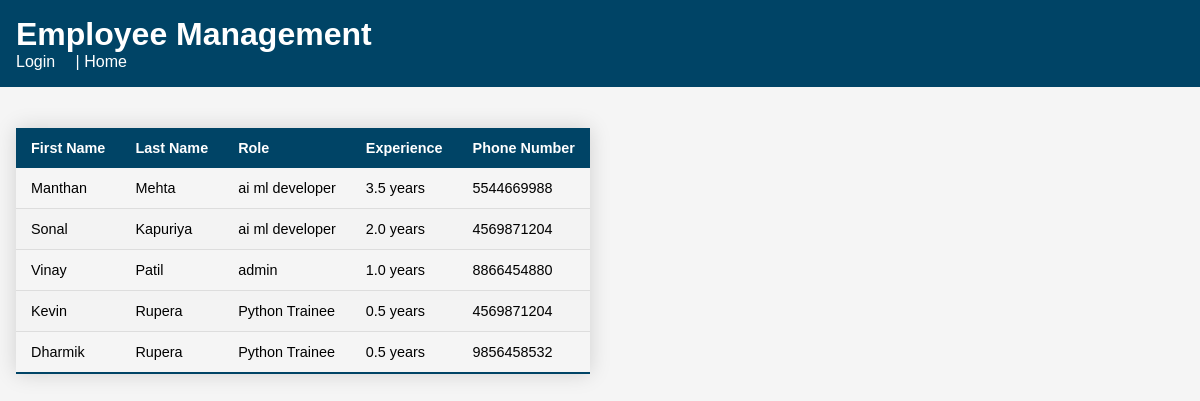
/employees/get_employees, run on the app's committed database.
### models.py (models this page shows)
class Employee(Base):
    __tablename__ = "employees"
    emp_id = Column(Integer, primary_key=True, index=True)
    fname = Column(String, index=True)
    lname = Column(String, index=True)
    role = Column(String)
    gender = Column(String)
    experience = Column(Float)
    address = Column(String)
    phone_number = Column(String, index=True)
    designation = Column(String)

### routers.py (the view)
@router.get("/get_employees")
async def read_all(
    request: Request,
    db: Session = Depends(get_db),
    current_user: models.User = Depends(get_current_user_optional)
):
    role = current_user.role if current_user else "public"
    employees = db.query(Employee).all()
    return templates.TemplateResponse(
        request,
        "index.html",  # new partial template file
        {
            "user_role": role,
            "employees": employees,
        }
    )

### templates/index.html (shortened to what this page needs)
{% extends "base.html" %}
{% block content %}
<table class="styled-table">
    <thead>
        <tr>
            <th>First Name</th>
            <th>Last Name</th>
            <th>Role</th>
            <th>Experience</th>
            <th>Phone Number</th>
        </tr>
    </thead>
    <tbody>
        {% for emp in employees %}
        <tr>
            <td>{{ emp.fname }}</td>
            <td>{{ emp.lname }}</td>
            <td>{{ emp.role }}</td>
            <td>{{ emp.experience }} years</td>
            <td>{{ emp.phone_number }}</td>
        </tr>
        {% endfor %}
    </tbody>
</table>
{% endblock %}

### templates/base.html (shortened to what this page needs)
<!DOCTYPE html>
<html lang="en">
<head>
  <link rel="stylesheet" href="/static/css/style.css">
</head>
<body>
  <header>
    <h1>Employee Management</h1>
    <nav>
      <a href="/login">Login</a> |
      <a href="/employees/get_employees">Home</a>
    </nav>
  </header>
  <main>
    {% block content %}{% endblock %}
  </main>
</body>
</html>

### static/css/style.css (style rules this page uses)
body { font-family: Arial, sans-serif; margin: 0; padding: 0; background: #f5f5f5; }
header { background: #004466; color: white; padding: 1rem; }
header h1 { margin: 0; }
nav a { color: white; margin-right: 1rem; text-decoration: none; }
main { padding: 1rem; }
.styled-table { border-collapse: collapse; margin: 25px 0; font-size: 0.9em; font-family: sans-serif; min-width: 400px; box-shadow: 0 0 20px rgba(0, 0, 0, 0.15); }
.styled-table thead tr { background-color: #004466; color: #ffffff; text-align: left; }
.styled-table th, .styled-table td { padding: 12px 15px; }
.styled-table tbody tr { border-bottom: 1px solid #dddddd; }
.styled-table tbody tr:nth-of-type(even) { background-color: #f3f3f3; }
.styled-table tbody tr:last-of-type { border-bottom: 2px solid #004466; }

### data on the page
Employee: fname "Manthan", lname "Mehta", role "ai ml developer", experience "3.5", phone_number "5544669988"
Employee: fname "Sonal", lname "Kapuriya", role "ai ml developer", experience "2.0", phone_number "4569871204"
Employee: fname "Vinay", lname "Patil", role "admin", experience "1.0", phone_number "8866454880"
Employee: fname "Kevin", lname "Rupera", role "Python Trainee", experience "0.5", phone_number "4569871204"
Employee: fname "Dharmik", lname "Rupera", role "Python Trainee", experience "0.5", phone_number "9856458532"
